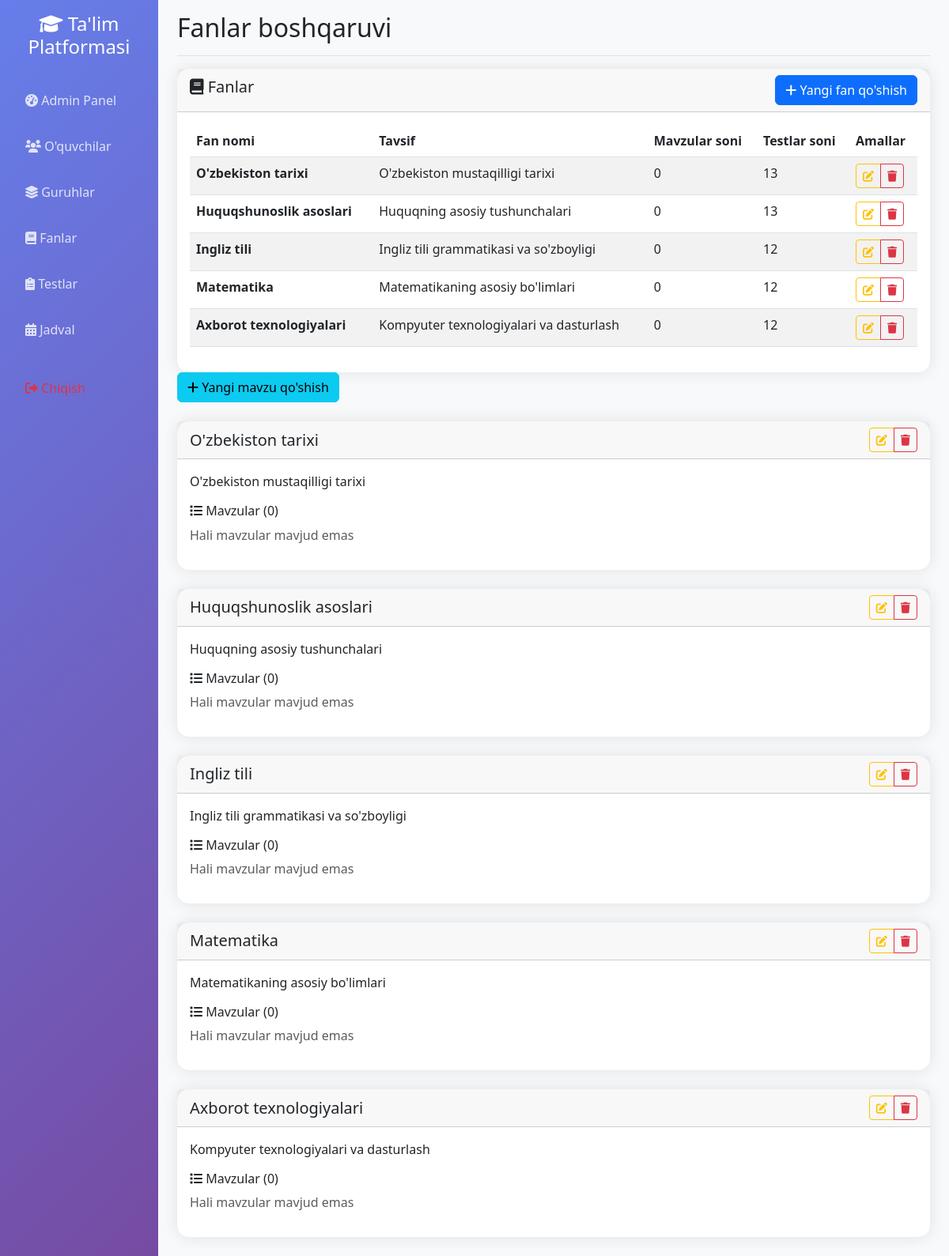
Screenshot of /admin/subjects (signed in) with the database file from the repository.
### app.py (models this page shows)
class Subject(db.Model):
    __tablename__ = 'subject'
    id = db.Column(db.Integer, primary_key=True)
    name = db.Column(db.String(100), unique=True, nullable=False, index=True)
    description = db.Column(db.Text)
    topics = db.relationship('Topic', backref='subject', lazy=True, cascade='all, delete-orphan')
    tests = db.relationship('Test', backref='subject', lazy=True, cascade='all, delete-orphan')
    schedules = db.relationship('Schedule', backref='subject', lazy=True, cascade='all, delete-orphan')

### app.py (the view)
@app.route('/admin/subjects')
def admin_subjects():
    if not session.get('logged_in', False):
        return redirect(url_for('login'))
    user = User.query.get(session['user_id'])
    if not (user.is_admin or user.is_group_leader):
        flash("Bu sahifaga faqat admin va guruh rahbarlari kirishi mumkin!", 'error')
        return redirect(url_for('student_dashboard'))
    subjects = Subject.query.all()
    return render_template('admin_subjects.html', subjects=subjects)

### app.py (called while the page is built, shortened)
@app.context_processor
def inject_user():
    class CurrentUser:
        def __init__(self):
            self.is_authenticated = session.get('logged_in', False)
            self.is_admin = session.get('is_admin', False)
            self.is_group_leader = session.get('is_group_leader', False)
            self.username = session.get('username', '')
            self.id = session.get('user_id', None)
    return dict(current_user=CurrentUser())

### templates/admin_subjects.html (shortened to what this page needs)
{% extends "base.html" %}
{% block page_title %}Fanlar boshqaruvi{% endblock %}
{% block content %}
<div class="row">
    <div class="col-12">
        <div class="card">
            <div class="card-header d-flex justify-content-between align-items-center">
                <h5><i class="fas fa-book"></i> Fanlar</h5>
                <button class="btn btn-primary" data-bs-toggle="modal" data-bs-target="#addSubjectModal">
                    <i class="fas fa-plus"></i> Yangi fan qo'shish
                </button>
            </div>
            <div class="card-body">
                {% if subjects %}
                <div class="table-responsive">
                    <table class="table table-striped">
                        <thead>
                            <tr>
                                <th>Fan nomi</th>
                                <th>Tavsif</th>
                                <th>Mavzular soni</th>
                                <th>Testlar soni</th>
                                <th>Amallar</th>
                            </tr>
                        </thead>
                        <tbody>
                            {% for subject in subjects %}
                            <tr>
                                <td><strong>{{ subject.name }}</strong></td>
                                <td>{{ subject.description[:100] }}{% if subject.description|length > 100 %}...{% endif %}</td>
                                <td>{{ subject.topics|length }}</td>
                                <td>{{ subject.tests|length }}</td>
                                <td>
                                    <div class="btn-group btn-group-sm">
                                        <a href="{{ url_for('admin_edit_subject', subject_id=subject.id) }}" class="btn btn-outline-warning">
                                            <i class="fas fa-edit"></i>
                                        </a>
                                        <a href="{{ url_for('admin_delete_subject', subject_id=subject.id) }}" class="btn btn-outline-danger" onclick="return confirm('Rostdan ham ushbu fanni o\'chirmoqchimisiz?')">
                                            <i class="fas fa-trash"></i>
                                        </a>
                                    </div>
                                </td>
                            </tr>
                            {% endfor %}
                        </tbody>
                    </table>
                </div>
                {% else %}
                <div class="text-center py-5">
                    <i class="fas fa-book fa-4x text-muted mb-3"></i>
                    <h4 class="text-muted">Fanlar mavjud emas</h4>
                    <p class="text-muted">Yangi fan qo'shing</p>
                </div>
                {% endif %}
            </div>
        </div>
    </div>
</div>
                <div class="row mb-4">
                    <div class="col-12">
                        <button class="btn btn-info" type="button" data-bs-toggle="collapse" data-bs-target="#addTopicForm">
                            <i class="fas fa-plus"></i> Yangi mavzu qo'shish
                        </button>
                    </div>
                </div>
                {% if subjects %}
                {% for subject in subjects %}
                <div class="card mb-4">
                    <div class="card-header">
                        <div class="d-flex justify-content-between align-items-center">
                            <h5 class="mb-0">{{ subject.name }}</h5>
                            <div class="btn-group btn-group-sm">
                                <a href="#" class="btn btn-outline-warning">
                                    <i class="fas fa-edit"></i>
                                </a>
                                <a href="#" class="btn btn-outline-danger">
                                    <i class="fas fa-trash"></i>
                                </a>
                            </div>
                        </div>
                    </div>
                    <div class="card-body">
                        <p class="card-text">{{ subject.description or 'Tavsif mavjud emas' }}</p>
                        <h6><i class="fas fa-list"></i> Mavzular ({{ subject.topics|length }})</h6>
                        {% if subject.topics %}
                            <div class="table-responsive">
                                <table class="table table-sm">
                                    <thead>
                                        <tr>
                                            <th>Mavzu nomi</th>
                                            <th>Video</th>
                                            <th>Amallar</th>
                                        </tr>
                                    </thead>
                                    <tbody>
                                        {% for topic in subject.topics %}
                                        <tr>
                                            <td>{{ topic.title }}</td>
                                            <td>
                                                {% if topic.video_url %}
                                                    <span class="badge bg-success">Bor</span>
                                                {% else %}
                                                    <span class="badge bg-secondary">Yo'q</span>
                                                {% endif %}
                                            </td>
                                            <td>
                                                <div class="btn-group btn-group-sm">
                                                    <a href="#" class="btn btn-outline-info btn-sm">
                                                        <i class="fas fa-eye"></i>
                                                    </a>
                                                    <a href="#" class="btn btn-outline-warning btn-sm">
                                                        <i class="fas fa-edit"></i>
                                                    </a>
                                                    <a href="#" class="btn btn-outline-danger btn-sm">
                                                        <i class="fas fa-trash"></i>
                                                    </a>
                                                </div>
                                            </td>
                                        </tr>
                                        {% endfor %}
                                    </tbody>
                                </table>
                            </div>
                        {% else %}
                            <p class="text-muted">Hali mavzular mavjud emas</p>
                        {% endif %}
                    </div>
                </div>
                {% endfor %}
                {% else %}
                <div class="text-center py-5">
                    <i class="fas fa-book fa-4x text-muted mb-3"></i>
                    <h4 class="text-muted">Fanlar mavjud emas</h4>
                    <p class="text-muted">Yangi fan qo'shing</p>
                </div>
                {% endif %}
            </div>
        </div>
{% endblock %}

### static/css/enhanced_ui.css (style rules this page uses)
.btn-enhanced { position: relative; overflow: hidden; transition: all 0.3s ease; }
.card-enhanced { border: none; box-shadow: 0 10px 30px rgba(0, 0, 0, 0.1); transition: all 0.3s ease; }

### templates/base.html (style rules this page uses)
.card { border: none; border-radius: 15px; box-shadow: 0 0 20px rgba(0,0,0,0.1); transition: transform 0.3s; }

### rows the page displays
Subject: name "O'zbekiston tarixi", description "O'zbekiston mustaqilligi tarixi", topics|length "0", tests|length "13"
Subject: name "Huquqshunoslik asoslari", description "Huquqning asosiy tushunchalari", topics|length "0", tests|length "13"
Subject: name "Ingliz tili", description "Ingliz tili grammatikasi va so'zboyligi", topics|length "0", tests|length "12"
Subject: name "Matematika", description "Matematikaning asosiy bo'limlari", topics|length "0", tests|length "12"
Subject: name "Axborot texnologiyalari", description "Kompyuter texnologiyalari va dasturlash", topics|length "0", tests|length "12"
